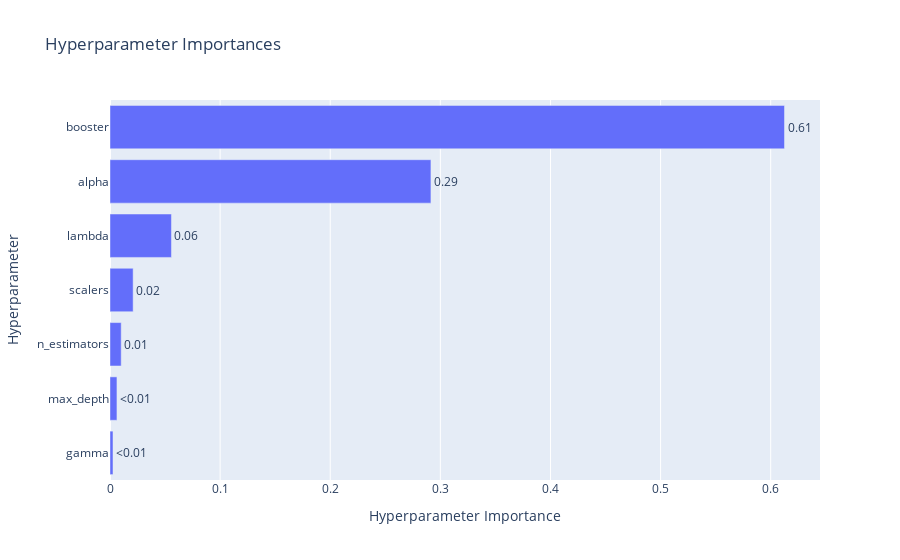

Source (notebook cell):
### Code cell
optuna.visualization.plot_param_importances(study_xgb)

### Figure 1 — Plotly figure (JSON) as saved in the notebook; plotly's stock layout.template omitted (floating-point values rounded to 4 significant figures)
{"data": [{"cliponaxis": false, "hovertemplate": ["gamma (FloatDistribution): 0.002731907314010745<extra></extra>", "max_depth (IntDistribution): 0.0063081595515521215<extra></extra>", "n_estimators (IntDistribution): 0.010172725296919432<extra></extra>", "scalers (CategoricalDistribution): 0.021014253852170785<extra></extra>", "lambda (FloatDistribution): 0.05579149137761798<extra></extra>", "alpha (FloatDistribution): 0.291449334128345<extra></extra>", "booster (CategoricalDistribution): 0.6125321284793841<extra></extra>"], "name": "Objective Value", "orientation": "h", "text": ["<0.01", "<0.01", "0.01", "0.02", "0.06", "0.29", "0.61"], "textposition": "outside", "type": "bar", "x": [0.002732, 0.006308, 0.01017, 0.02101, 0.05579, 0.2914, 0.6125], "y": ["gamma", "max_depth", "n_estimators", "scalers", "lambda", "alpha", "booster"]}], "layout": {"title": {"text": "Hyperparameter Importances"}, "xaxis": {"title": {"text": "Hyperparameter Importance"}}, "yaxis": {"title": {"text": "Hyperparameter"}}}}
